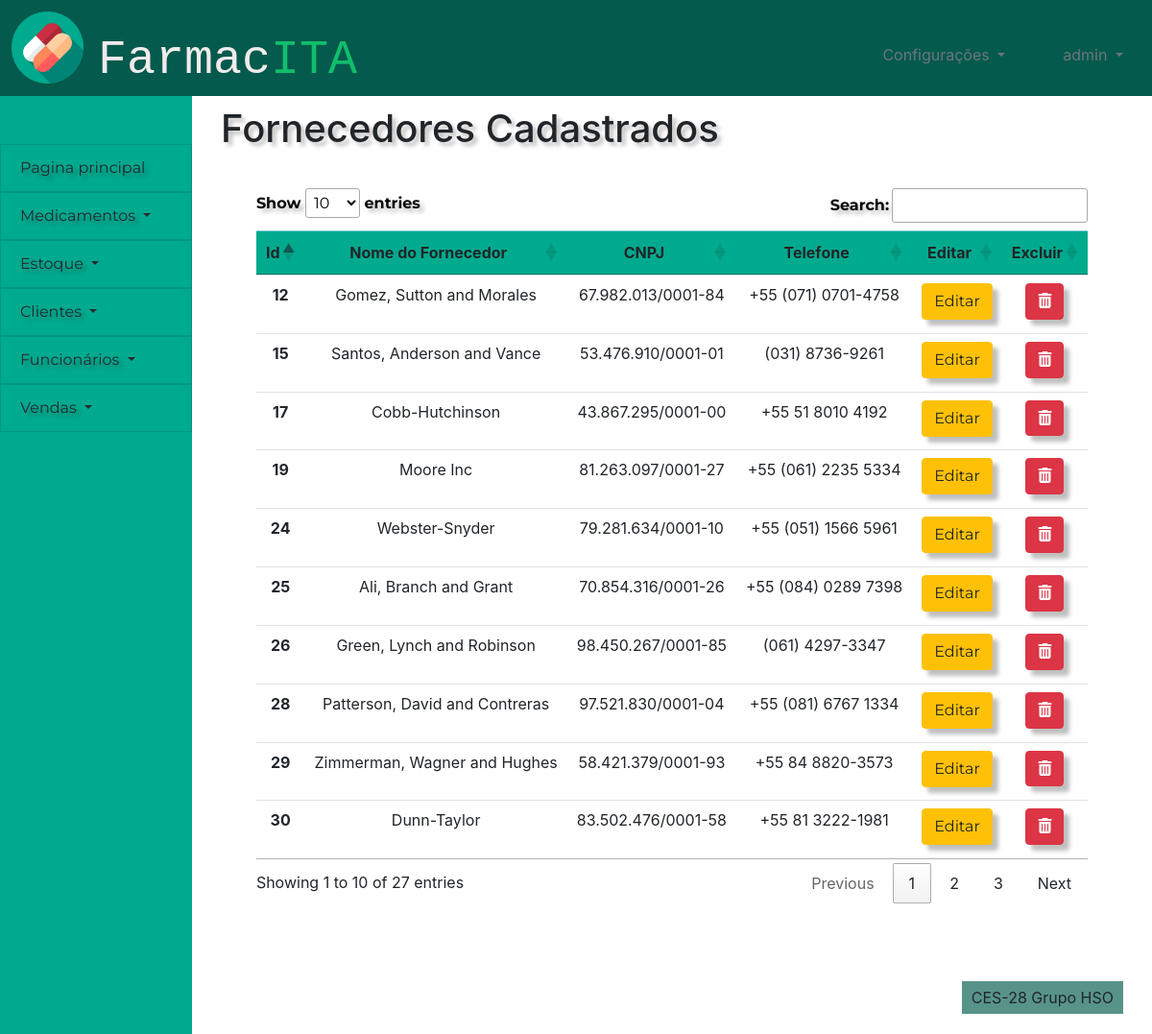
Screenshot of /pessoas/editar_fornecedor (signed in) with the database file from the repository.
### pessoas/models.py (models this page shows)
class fornecedor(models.Model):
    id_fornecedor = models.AutoField(primary_key=True)
    nome_fornecedor = models.CharField(max_length=100)
    cnpj = models.CharField(max_length=18)
    telefone = models.CharField(max_length=15)
    ativo = models.BooleanField(default=True)

### pessoas/views.py (the view, shortened to what this page needs)
# urls.py: path('editar_fornecedor',views.editar_fornecedor, name = 'editar_fornecedor'),
def editar_fornecedor(request):
    check, retorno = checar_cargo(request)
    if check==1:
        return retorno
    cargo = funcionario.objects.get(user=request.user).cargo
    sucesso=False
    if request.user.is_authenticated:
        editar = False
        lista = fornecedor.objects.filter(ativo=True)
        busca = request.GET.get('buscafornecedor')
        if busca:
            editar = False
            lista = fornecedor.objects.filter(ativo=True,nome_fornecedor__icontains = busca)
        delete = request.GET.get('delete')
        if delete:
            teste = fornecedor.objects.filter(ativo=True,id_fornecedor = delete)
            teste.update(ativo=False)
        editando = request.GET.get('edit')
        if editando:
            editar = True
            lista = fornecedor.objects.filter(ativo=True,id_fornecedor = editando)
        return render(request,'pessoas/pagina_edicao_de_fornecedor.html',{'lista':lista,'editar':editar,'sucesso':sucesso,'cargo':cargo})
    else:
        return failed_login(request)

### pessoas/views.py (called while the page is built)
def checar_cargo(request):
    user = request.user
    if user.is_anonymous:
        return True, redirect('/')
    else:
        cargo = funcionario.objects.get(user=request.user).cargo
        if cargo == 'Caixa':
            return 1, render(request,'sem_permissao.html',{'cargo':cargo})
        elif cargo == 'Gerente Financeiro':
            return 2, render(request,'sem_permissao.html',{'cargo':cargo})
        elif cargo == 'Balconista':
            return 3, render(request,'sem_permissao.html',{'cargo':cargo})
    return False, False

### frontend/pessoas/pagina_edicao_de_fornecedor.html (shortened to what this page needs)
{% extends 'template/padrao.html' %}
{% load static %}
{%block titulo-conteudo %}
Fornecedores Cadastrados
{% endblock %}
{% block content %}
<div>
    <div class="tabela">
        <div style="display:flex;justify-content:center;align-items:center;">
        <table id="fornecedores" class="table table-hover">
            <thead class="table-info">
                <tr>
                    <th scope="col">Id</th>
                    <th scope="col">Nome do Fornecedor</th>
                    <th scope="col">CNPJ</th>
                    <th scope="col">Telefone</th>
                    <th scope="col">Editar</th>
                    <th>Excluir</th>
                </tr>
            </thead>
            <tbody>
            {% for i in lista %}
                <tr class={{i.id_fornecedor}}>
                    <th scope="row">{{i.id_fornecedor}}</th>
                    <td class = "nome">{{i.nome_fornecedor}}</td>
                    <td class = "cnpj">{{i.cnpj}}</td>
                    <td class = "telefone">{{i.telefone}}</td>
                    <td>
                        <form class= "centro">
                            <button value = {{i.id_fornecedor}} name = 'edit' class="btn btn-warning"  type = "submit" >Editar</button>
                        </form>
                    </td>
                    <td>
                        <form class= "centro">
                            <button  value = {{i.id_fornecedor}} name = 'delete' class="btn btn-danger botao" type = "submit"><i class="fas fa-trash-alt"></i></button>
                        </form>
                    </td>
                </tr>
            {% endfor %}
            </tbody>
        </table>
        </div>
    </div>
</div>
    <link rel="stylesheet" href="https://cdn.datatables.net/1.10.24/css/jquery.dataTables.min.css">
{% endblock %}

### frontend/template/padrao.html (shortened to what this page needs)
{% load static %}
<!DOCTYPE html>
<html lang="en">
<head>
    <link href="{% static 'bootstrap-4.5.3-dist/css/bootstrap.css' %}" rel="stylesheet">
    <link href="{% static '_css/style.css' %}" rel="stylesheet">
</head>
<body>
    <div id="header">
        <div class="icone" >
            <img  src = "{% static '/images/capsules.png' %}" alt="Teste" height="75">
        </div>
        <div class="row">
            <div class="text-left titulo">
                <p class="logo">Farmac<span class="logo-span">ITA</span></p>
            </div>
        </div>
        <div class="row">
            <div  class = "col">
                <div class="usuario dropdown text-right float-right">
                    <a class="dropdown-toggle text-secondary" href="#" role="button" id="dropdownusuario" data-toggle="dropdown"
                        aria-haspopup="true" aria-expanded="false">
                        {{user}}
                    </a>
                </div>
                <div class="usuario dropdown text-right float-right">
                    <a class="dropdown-toggle text-secondary" href="#" role="button" id="dropdownusuario" data-toggle="dropdown"
                        aria-haspopup="true" aria-expanded="false">
                        Configurações
                    </a>
                </div>
            </div>
        </div>
    </div>
    <nav class="list-group-item-info" id="menu">
        <div class="dropdown">
            <a class="list-group-item list-group-item-action list-group-item-info dropdown-item"
            role="button" id="dropdownprincipal"  aria-expanded="false" href="/pessoas/pagina_principal" >
                 Pagina principal
            </a>
        </div>
        <div class="dropdown">
            <a class="list-group-item list-group-item-action list-group-item-info dropdown-toggle" href="#"
                role="button" id="dropdownmedicamentos" data-toggle="dropdown" aria-haspopup="true" aria-expanded="false">
                Medicamentos
            </a>
        </div>
        <div class="dropdown">
            <a class="list-group-item list-group-item-action list-group-item-info dropdown-toggle" href="#"
                role="button" id="dropdownestoque" data-toggle="dropdown" aria-haspopup="true" aria-expanded="false">
                Estoque
            </a>
        </div>
        <div class="dropdown">
            <a class="list-group-item list-group-item-action list-group-item-info dropdown-toggle" href="#"
                role="button" id="dropdownclientes" data-toggle="dropdown" aria-haspopup="true" aria-expanded="false">
                Clientes
            </a>
        </div>
        <div class="dropdown">
            <a class="list-group-item list-group-item-action list-group-item-info dropdown-toggle" href="#"
                role="button" id="dropdownfuncionarios" data-toggle="dropdown" aria-haspopup="true" aria-expanded="false">
                Funcionários
            </a>
        </div>
        <div class="dropdown">
            <a class="list-group-item list-group-item-action list-group-item-info dropdown-toggle" href="#"
                role="button" id="dropdownvendas" data-toggle="dropdown" aria-haspopup="true" aria-expanded="false">
                Vendas
            </a>
        </div>
    </nav>
    <div id="content">
        <div class="titulo_pagina">
            <h1 class="h1">
                {% block titulo-conteudo %}
                {% endblock %}
            </h1>
        </div>
        <div>
        {% block content %}
        {% endblock %}
        </div>
    </div>
    <div id="footer">
        <p class="rodape-texto align-text-bottom">CES-28 Grupo HSO</p>
    </div>
</body>
</html>

### static/_css/style.css (style rules this page uses)
:root { --bdazzled-blue: #3d5a80ff; --pale-cerulean: #98c1d9ff; --light-cyan: rgb(240, 254, 255); --burnt-sienna: #6BA368; --gunmetal: #515B3A; --header-height:100px; --menu-width:200px; --footer-height:100px; --form-width:400px; --table-width: 1000px; }
.logo { font-size: 50px; font-family: monospace; color: rgb(241, 235, 235); }
.logo-span { color: #11BE6B ; }
.tabela { width: var(--table-width); padding: 20px; margin: 0 auto; }
body { display: grid; grid-template-columns: var(--menu-width) 1fr; grid-template-rows: var(--header-height) 1fr var(--footer-height); grid-template-areas: " cabeca cabeca" " links conteudo" " links rodape" ; height: 100vh; }
.usuario { padding: 45px 30px; color: white; }
.titulo { padding: 25px 30px ; }
div#header { display:grid; grid-template-columns: 0.10fr 1fr 1fr; grid-area: cabeca; background-color: #045A4C }
nav#menu { background-color: #00AA8E; padding-top: 50px; grid-area: links ; }
div#content { grid-area: conteudo; }
div#footer { padding-top: 45px ; text-align: center; grid-area: rodape; background-color: rgba(218, 203, 203, 0); }
.rodape-texto { float:right; width: auto; margin-right: 30px; padding: 5px 10px ; background-color: #579389; }
.titulo_pagina { padding: 10px 30px; }
.icone { padding-left: 12px ; padding-top: 12px ; }
.list-group-item-info { background-color: #00AA8E; }
.list-group-item { font-family: Montserrat; color: rgb(41, 40, 51); text-shadow: 4px 4px 4px rgba(0, 0, 0, 0.25); }
.btn { font-family: Montserrat; box-shadow: 6px 6px 4px rgba(0, 0, 0, 0.25); }
.h1 { text-shadow: 4px 4px 4px rgba(0, 0, 0, 0.25); }
.table-info { background-color: #00AA8E; }
.btn-danger { height: 37.833px; }

### frontend/pessoas/pagina_edicao_de_fornecedor.html (style rules this page uses)
.centro { text-align: center; }
.botao { margin-bottom:6px; }

### rows the page displays
fornecedor: id_fornecedor "12", nome_fornecedor "Gomez, Sutton and Morales", cnpj "67.982.013/0001-84", telefone "+55 (071) 0701-4758"
fornecedor: id_fornecedor "15", nome_fornecedor "Santos, Anderson and Vance", cnpj "53.476.910/0001-01", telefone "(031) 8736-9261"
fornecedor: id_fornecedor "17", nome_fornecedor "Cobb-Hutchinson", cnpj "43.867.295/0001-00", telefone "+55 51 8010 4192"
fornecedor: id_fornecedor "19", nome_fornecedor "Moore Inc", cnpj "81.263.097/0001-27", telefone "+55 (061) 2235 5334"
fornecedor: id_fornecedor "24", nome_fornecedor "Webster-Snyder", cnpj "79.281.634/0001-10", telefone "+55 (051) 1566 5961"
fornecedor: id_fornecedor "25", nome_fornecedor "Ali, Branch and Grant", cnpj "70.854.316/0001-26", telefone "+55 (084) 0289 7398"
fornecedor: id_fornecedor "26", nome_fornecedor "Green, Lynch and Robinson", cnpj "98.450.267/0001-85", telefone "(061) 4297-3347"
fornecedor: id_fornecedor "28", nome_fornecedor "Patterson, David and Contreras", cnpj "97.521.830/0001-04", telefone "+55 (081) 6767 1334"
fornecedor: id_fornecedor "29", nome_fornecedor "Zimmerman, Wagner and Hughes", cnpj "58.421.379/0001-93", telefone "+55 84 8820-3573"
fornecedor: id_fornecedor "30", nome_fornecedor "Dunn-Taylor", cnpj "83.502.476/0001-58", telefone "+55 81 3222-1981"

### other values shown
{{ user }} "admin"
